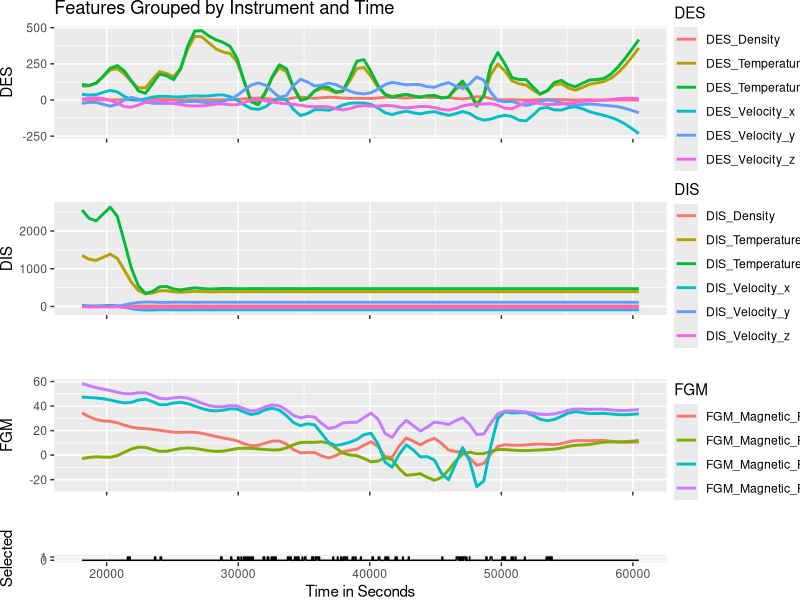
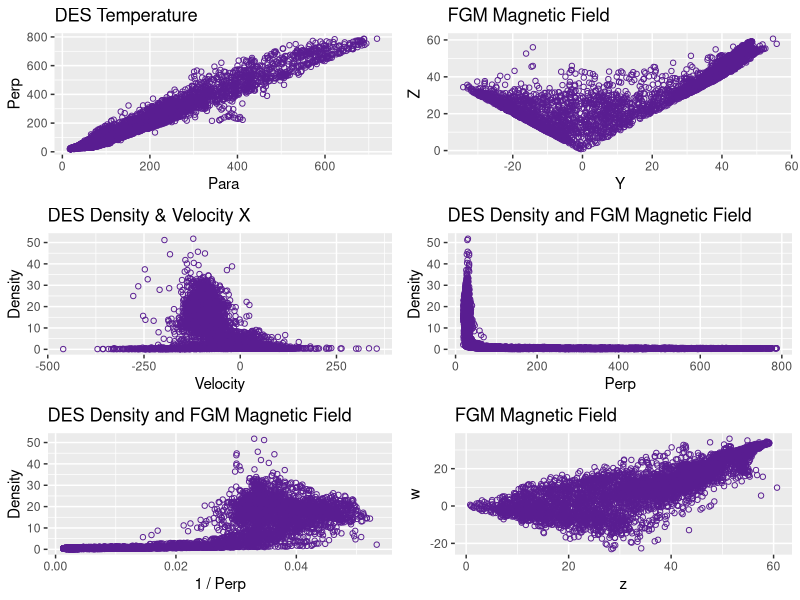
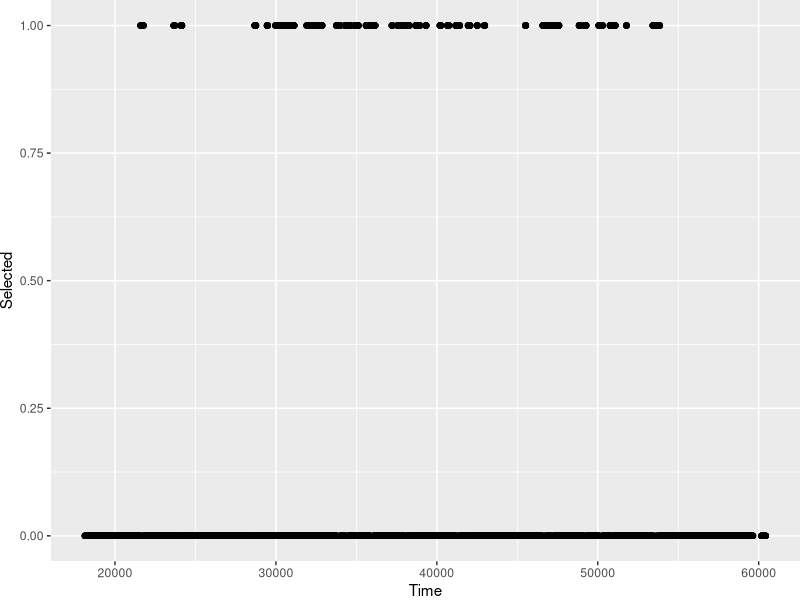
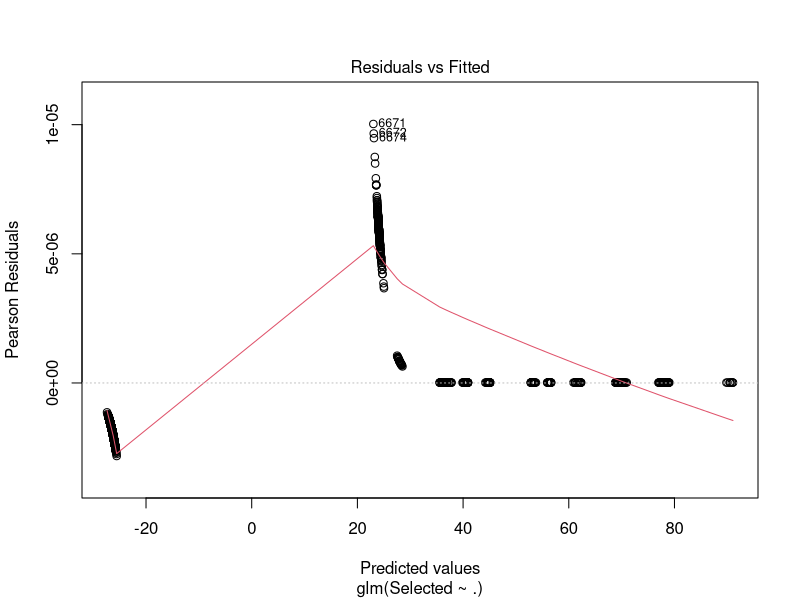
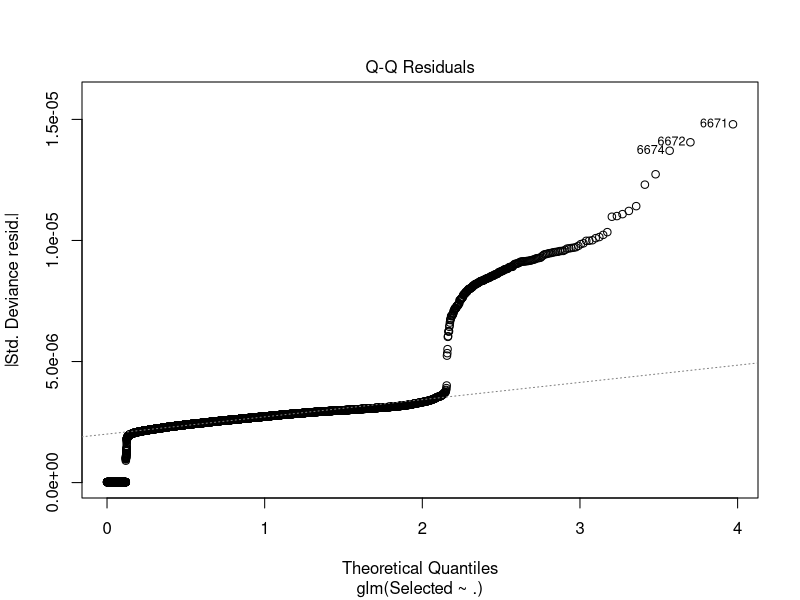
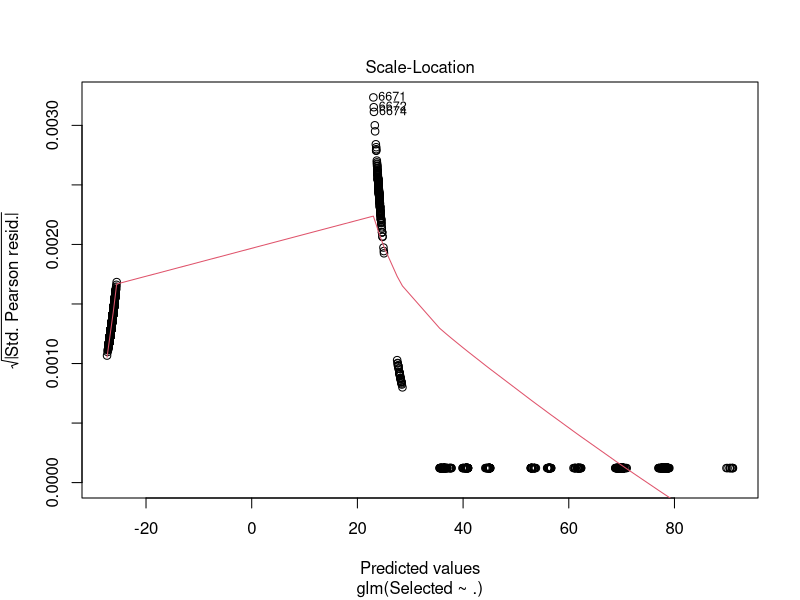
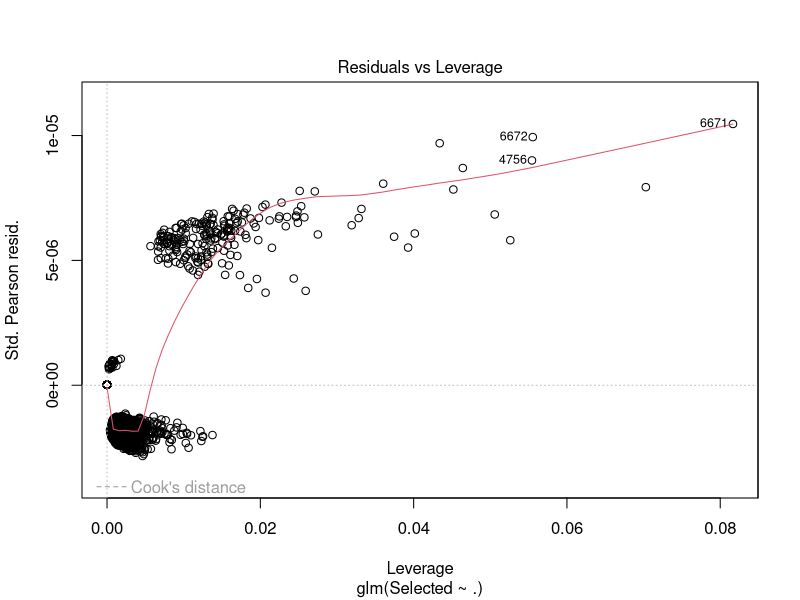

Write R code to recreate these figures, in order.
## ---- chunk 1
knitr::opts_chunk$set(echo = FALSE)

#library(stringr)
#library(lubridate)

data <- na.omit(read.csv("mms_20151016.csv"))
sitl <- read.csv("sitl_20151016.csv")

# omit first X column some columns
data <- data[,-1]

# Rectifying date/times
sitl$Start = stringr::str_replace_all(sitl$Start, "([T])", " ")
sitl$End = stringr::str_replace_all(sitl$End, "([T])", " ")

sitl$Start <- lubridate::hour(sitl$Start)*3600 + lubridate::minute(sitl$Start)*60 + lubridate::second(sitl$Start)
sitl$End <- lubridate::hour(sitl$End)*3600 + lubridate::minute(sitl$End)*60 + lubridate::second(sitl$End)
data$Time <- lubridate::hour(data$Time)*3600 + lubridate::minute(data$Time)*60 + lubridate::second(data$Time)
data[,"Priority"] <- 0
data[,"Selected"] <- 0

# populate Y in data
for(i in 1:nrow(sitl)){
  for(x in 1:nrow(data)){
    if(data$Time[x] >= sitl$Start[i]){
      if(data$Time[x] <= sitl$End[i]){
        data$Priority[x] <- sitl$Priority[i]
        data$Selected[x] <- 1
      }
    }
  }
}

# split data
train.size <- floor(0.75 * nrow(data))
set.seed(0)
train.select <- sample(seq_len(nrow(data)), size = train.size)
train <- data[train.select, ]
test <- data[-train.select, ]

# order values by time
train <- train[order(train$Time),]
## ---- chunk 2
library(ggplot2)
library(splines)
#library(reshape)
#library(cowplot)

DES <- reshape::melt(data.frame(train[, 1:6], Time = train$Time), id = 'Time')
DIS <- reshape::melt(data.frame(train[, 7:12], Time = train$Time), id = 'Time')
FGM <- reshape::melt(data.frame(train[, 13:16], Time = train$Time), id = 'Time')
SEL <- data.frame(X = train$Time, Y = train$Selected)

remove_axis <- theme(axis.title.x=element_blank(), axis.text.x=element_blank(), axis.line.x = element_blank())
remove_legend <- theme(legend.position='none')
theme_set(theme_grey() + theme(legend.justification = "left", plot.margin = margin(0, 0, 0, 0)))

spDES <- ggplot(DES, aes(x = Time, y = value, color = variable)) + geom_smooth(method = "lm", formula = y ~ ns(x, df = 36), se = FALSE) + remove_axis + 
  ylab("DES") + guides(color = guide_legend(title = "DES")) + labs(title = "Features Grouped by Instrument and Time")
spDIS <- ggplot(DIS, aes(x = Time, y = value, color = variable)) + geom_smooth(method = "lm", formula = y ~ ns(x, df = 36), se = FALSE) + remove_axis + 
  ylab("DIS") + guides(color = guide_legend(title = "DIS")) + theme(plot.title = element_blank())
spFGM <- ggplot(FGM, aes(x = Time, y = value, color = variable)) + geom_smooth(method = "lm", formula = y ~ ns(x, df = 36), se = FALSE) + remove_axis + 
  ylab("FGM") + guides(color = guide_legend(title = "FGM"))
pSEL <- ggplot(SEL, aes(x = X, y = Y)) + geom_line() + xlab("Time in Seconds")+ scale_y_discrete(name = "Selected", limits = c(0, 1))

lDES <- cowplot::get_legend(spDES)
lDIS <- cowplot::get_legend(spDIS)
lFGM <- cowplot::get_legend(spFGM)

cowplot::plot_grid(
  cowplot::plot_grid(spDES + remove_legend, spDIS + remove_legend, spFGM + remove_legend, pSEL, align = "hv", ncol = 1, rel_heights = c(1, 1, 1, 0.4)),
  cowplot::plot_grid(lDES, lDIS, lFGM, NULL, ncol = 1, rel_heights = c(1, 1, 1, 0.4)),
  rel_widths = c(5, 1)
)
## ---- chunk 3
cowplot::plot_grid(
  ggplot(data.frame(Para = train[,2], Perp = train[,3]), aes(x = Para, y = Perp)) + geom_point(colour = "#591d91", shape = 1) + theme_grey() + labs(title = "DES Temperature"),
  ggplot(data.frame(Y = train[,15], Z = train[,16]), aes(x = Y, y = Z, color = "#8f8699")) + geom_point(colour = "#591d91", shape = 1) + theme_grey() + labs(title = "FGM Magnetic Field"),
  ggplot(data.frame(Density = train[,1], Velocity = train[,4]), aes(y = Density, x = Velocity)) + geom_point(colour = "#591d91", shape = 1) + theme_grey() + 
    labs(title = "DES Density & Velocity X"),
  ggplot(data.frame(Density = train[,1], Perp = train[,3]), aes(y = Density, x = Perp, color = "#8f8699")) + geom_point(colour = "#591d91", shape = 1) + theme_grey() + 
    labs(title = "DES Density and FGM Magnetic Field"),
  ggplot(data.frame(Density = train[,1], Perp = ( 1 / train[,3] )), aes(y = Density, x = Perp, color = "#8f8699")) + geom_point(colour = "#591d91", shape = 1) + theme_grey() + 
    labs(title = "DES Density and FGM Magnetic Field") + xlab("1 / Perp"),
  ggplot(data.frame(w = train[,13], z = train[,16]), aes(y = w, x = z, color = "#8f8699")) + geom_point(colour = "#591d91", shape = 1) + theme_grey() + 
    labs(title = "FGM Magnetic Field"),
  ncol = 2
)
## ---- chunk 4
series <- function(x) {
  scols <- function(x, pre) {
    n <- length(x)[1]
    tmp <- data.frame(x[5:(n-0)], x[4:(n-1)], x[3:(n-2)], x[2:(n-3)], x[1:(n-4)])
    colnames(tmp) <- c(paste(pre, "_1"), paste(pre, "_2"), paste(pre, "_3"), paste(pre, "_4"), paste(pre, "_5"))
    tmp
  }
  names <- colnames(x)
  out <- data.frame(scols(x[, 1], names[1]))
  for(i in length(x) -1){
    tmp <- scols(x[, i + 1], names[i + 1])
    out <- data.frame(out, tmp)
  }
  out
}
## ---- chunk 5
linear <- ggplot(data.frame(Selected = data$Selected[3:(length(data[,1])-2)], Time = data$Time[3:(length(data[,1])-2)], series(data[,1:6])), aes(x = Time, y = Selected)) +
  geom_point() +
  geom_smooth(method = "lm", formula = y ~ . , se = FALSE)
linear
## ---- chunk 6
library(MASS)
log <- glm(Selected ~ . , data = train[,c(1:6,13:19)], family = binomial)
probs <- predict(log, test[,c(1:6,13:19)], type = "response")
#qda <- qda(Selected ~ ., data = train[,c(1:6,13:19)])
#pred <- predict(qda, test[,c(1:6,13:19)])
#ggplot(data.frame)
#summary(model.log)
#summary(model.probs)
#ggplot(melt(data.frame(Selected = test[,19], Prediction = pred$class, Time = test$Time), id = 'Time'), aes(x = Time, y = value, color = variable)) + 
#  geom_smooth(method = "lm", formula = y ~ ns(x, df = 36), se = FALSE)
plot(log)
